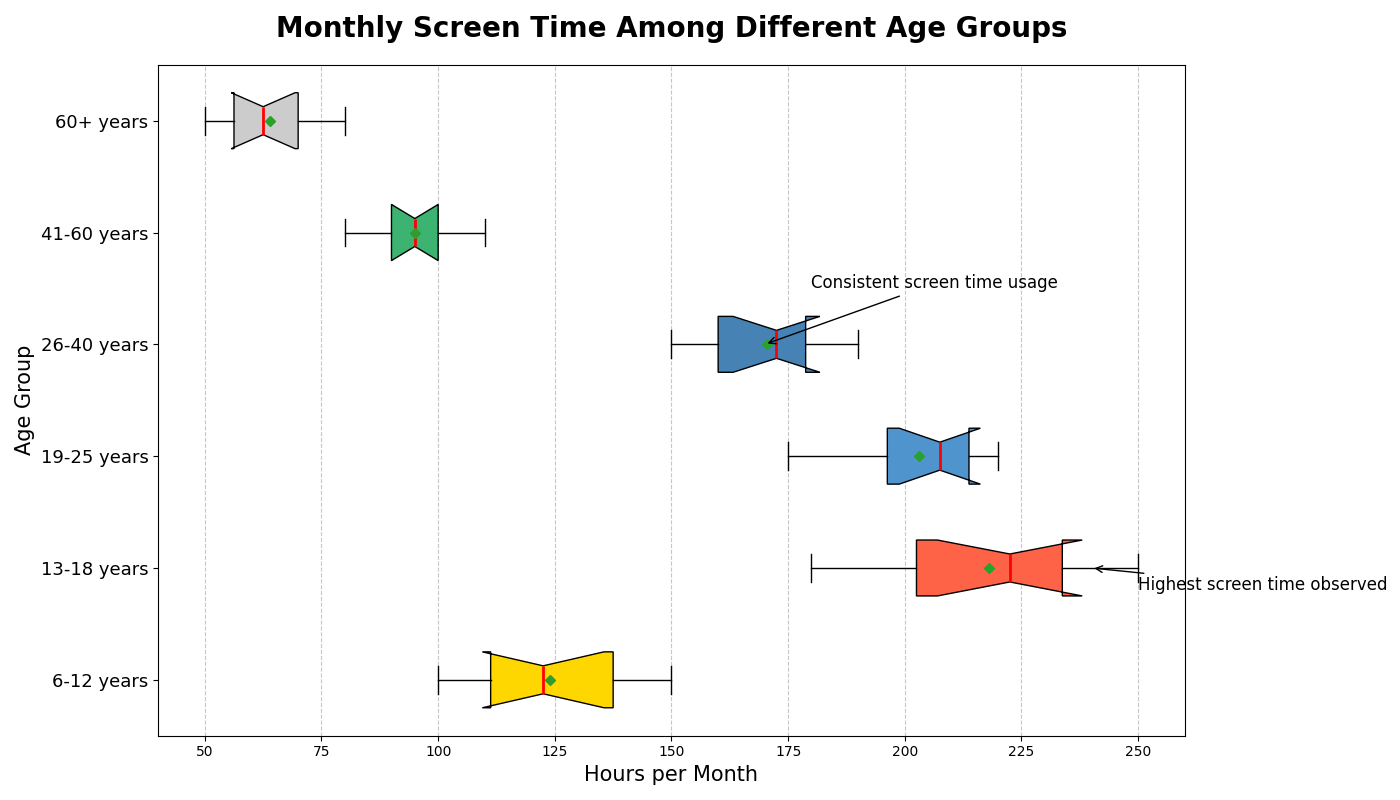

Write Python code to recreate this figure.
import matplotlib.pyplot as plt
import numpy as np

# Backstory: Comparing levels of monthly screen time among different age groups
# Data representation: Monthly screen time (in hours) for various age groups

# Age groups
age_groups = [
    '6-12 years', '13-18 years', '19-25 years', 
    '26-40 years', '41-60 years', '60+ years'
]

# Constructing the data (in hours)
screen_time_6_12 = [120, 130, 110, 115, 145, 150, 100, 105, 140, 125]
screen_time_13_18 = [200, 220, 210, 190, 180, 230, 240, 250, 225, 235]
screen_time_19_25 = [180, 175, 200, 220, 210, 195, 205, 210, 215, 220]
screen_time_26_40 = [150, 160, 175, 180, 185, 160, 170, 175, 160, 190]
screen_time_41_60 = [90, 100, 95, 85, 80, 105, 110, 95, 100, 90]
screen_time_60_plus = [60, 70, 55, 50, 65, 60, 75, 80, 70, 55]

# Grouping the data
screen_time_data = [
    screen_time_6_12, screen_time_13_18, screen_time_19_25,
    screen_time_26_40, screen_time_41_60, screen_time_60_plus
]

# Initialize the plot
fig, ax = plt.subplots(figsize=(14, 8))

# Create the horizontal boxplot
box = ax.boxplot(screen_time_data, vert=False, patch_artist=True, notch=True, showmeans=True)

# Customizing box colors
colors = ['#ffd700', '#ff6347', '#4f94cd', '#4682b4', '#3cb371', '#ccc']
for patch, color in zip(box['boxes'], colors):
    patch.set_facecolor(color)

# Customizing mean and median markers
for mean, median in zip(box['means'], box['medians']):
    mean.set(marker='D', color='blue', markersize=5)
    median.set(color='red', linewidth=2)

# Set the title and labels
ax.set_title('Monthly Screen Time Among Different Age Groups', fontsize=20, fontweight='bold', pad=20)
ax.set_xlabel('Hours per Month', fontsize=15)
ax.set_yticklabels(age_groups, fontsize=13)
ax.set_ylabel('Age Group', fontsize=15)

# Add gridlines for better readability
ax.xaxis.grid(True, linestyle='--', alpha=0.7)

# Adding custom annotations
ax.annotate('Highest screen time observed', xy=(240, 2), xytext=(250, 1.8),
            arrowprops=dict(facecolor='gray', arrowstyle='->'), fontsize=12)

ax.annotate('Consistent screen time usage', xy=(170, 4), xytext=(180, 4.5),
            arrowprops=dict(facecolor='gray', arrowstyle='->'), fontsize=12)

# Adjust layout to prevent overlapping
plt.tight_layout()

# Display the plot
plt.show()
